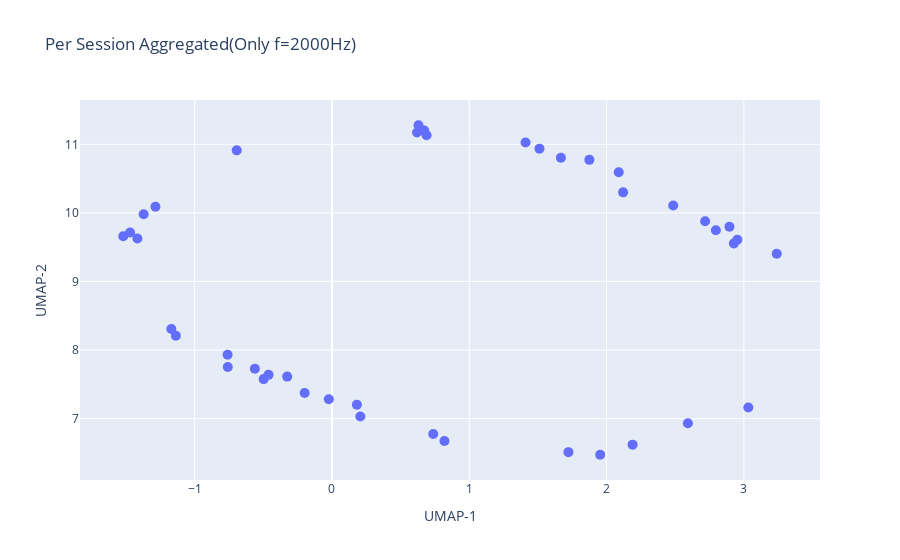

Notebook code cell kept with this figure:
### Code cell
train_emb, train_y, train_grp = load_dataset(split_df, _, feature_path, "train", model_type)
val_emb, val_y, val_grp = load_dataset(split_df, _, feature_path, "val", model_type)
test_emb, test_y, test_grp = load_dataset(split_df, _, feature_path, "test", model_type)
imp_emb, imp_y, imp_grp = load_dataset(split_df, _, feature_path, "impostor", model_type)

train_emb = torch.from_numpy(train_emb).float()
val_emb = torch.from_numpy(val_emb).float()
test_emb = torch.from_numpy(test_emb).float()
imp_emb = torch.from_numpy(imp_emb).float()

train_emb, val_emb, test_emb, imp_emb = z_score(train_emb, val_emb, test_emb, imp_emb)

freq = 1

emb_train_ses, y_train_ses, train_grp = aggregate_by_session_per_freq(train_emb, train_y, train_grp, train_freq, freq)    
emb_val_ses, y_val_ses, val_grp = aggregate_by_session_per_freq(val_emb, val_y, val_grp, val_freq, freq)
emb_test_ses, y_test_ses, test_grp = aggregate_by_session_per_freq(test_emb, test_y, test_grp, test_freq, freq)
emb_imp_ses, y_imp_ses, imp_grp = aggregate_by_session_per_freq(imp_emb, imp_y, imp_grp, imp_freq, freq)

group = []
for i, j in zip(y_train_ses, train_grp):
    if int(i) < 10:
        group.append(f"user_0{i}_session_{j}")
    else:
        group.append(f"user_{i}_session_{j}")
train_grp = np.array(group)

group = []
for i, j in zip(y_val_ses, val_grp):
    if int(i) < 10:
        group.append(f"user_0{i}_session_{j}")
    else:
        group.append(f"user_{i}_session_{j}")
val_grp = np.array(group)

group = []
for i, j in zip(y_test_ses, test_grp):
    if int(i) < 10:
        group.append(f"user_0{i}_session_{j}")
    else:
        group.append(f"user_{i}_session_{j}")
test_grp = np.array(group)

group = []
for i, j in zip(y_imp_ses, imp_grp):
    if int(i) < 10:
        group.append(f"user_0{i}_session_{j}")
    else:
        group.append(f"user_{i}_session_{j}")
imp_grp = np.array(group)

all_emb = torch.cat([emb_train_ses, emb_val_ses, emb_test_ses, emb_imp_ses], dim = 0)
all_users = np.concatenate([y_train_ses, y_val_ses, y_test_ses, y_imp_ses],axis = 0)
all_sessions = np.concatenate([train_grp, val_grp, test_grp, imp_grp], axis = 0)

import umap

umap_model = umap.UMAP(
    n_neighbors = 15,
    min_dist = 0.1,
    n_components = 2,
    metric = "cosine",   
    random_state = 19
)

umap_model.fit_transform(emb_train_ses)
emb_u = umap_model.transform(all_emb)

import matplotlib.pyplot as plt
import plotly.graph_objects as go

fig = go.Figure(
    data = go.Scatter(
        x = emb_u[:, 0], 
        y = emb_u[:, 1],
        mode = "markers",
        marker = dict(size = 10),
        text = all_sessions,         
        hoverinfo = "text"
    )
)

fig.update_layout(
    title = "Per Session Aggregated(Only f=2000Hz)",
    xaxis_title = "UMAP-1",
    yaxis_title = "UMAP-2",
)

fig.show()

### Figure 1 — Plotly figure (JSON) as saved in the notebook; plotly's stock layout.template omitted (floating-point values rounded to 4 significant figures)
{"data": [{"hoverinfo": "text", "marker": {"size": 10}, "mode": "markers", "text": ["user_18_session_3", "user_18_session_2", "user_08_session_6", "user_08_session_2", "user_11_session_2", "user_11_session_3", "user_12_session_2", "user_12_session_3", "user_14_session_1", "user_03_session_1", "user_07_session_1", "user_07_session_3", "user_14_session_2", "user_03_session_2", "user_08_session_1", "user_18_session_4", "user_11_session_4", "user_12_session_1", "user_03_session_3", "user_14_session_3", "user_07_session_2", "user_08_session_4", "user_18_session_1", "user_11_session_1", "user_12_session_4", "user_14_session_4", "user_03_session_4", "user_07_session_4", "user_08_session_5", "user_08_session_3", "user_02_session_1", "user_15_session_1", "user_02_session_2", "user_15_session_2", "user_05_session_2", "user_05_session_1", "user_13_session_2", "user_04_session_2", "user_13_session_1", "user_04_session_1", "user_10_session_1", "user_10_session_2"], "type": "scatter", "x": [1.668, 0.6891, -0.5616, -0.3261, -1.52, 3.239, -0.6935, 2.927, -1.17, 2.592, 0.1815, 0.7377, -0.76, 1.722, 2.121, 2.088, -0.4975, -1.286, 3.032, 2.953, -0.02304, 2.718, 0.6722, -1.417, 2.796, 0.8193, 1.953, -0.199, -0.4621, 0.2066, -0.7588, 2.485, 0.6303, -1.137, 1.41, 1.875, 2.895, 0.6196, 1.511, -1.47, 2.19, -1.371], "y": [10.8, 11.13, 7.728, 7.613, 9.659, 9.405, 10.91, 9.555, 8.307, 6.932, 7.201, 6.775, 7.93, 6.511, 10.3, 10.59, 7.576, 10.09, 7.163, 9.609, 7.283, 9.879, 11.2, 9.627, 9.747, 6.673, 6.473, 7.373, 7.638, 7.031, 7.753, 10.11, 11.28, 8.208, 11.03, 10.77, 9.797, 11.17, 10.94, 9.714, 6.62, 9.981]}], "layout": {"title": {"text": "Per Session Aggregated(Only f=2000Hz)"}, "xaxis": {"title": {"text": "UMAP-1"}}, "yaxis": {"title": {"text": "UMAP-2"}}}}
